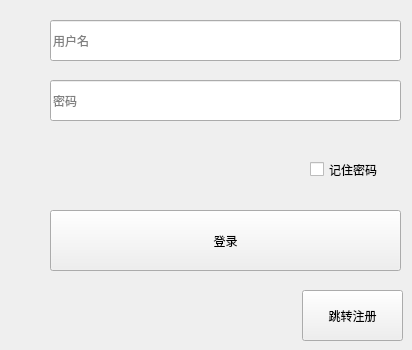
       <widget class="QWidget" name="page_3">
        <widget class="QCheckBox" name="rememberCheckBox">
         <property name="geometry">
          <rect>
           <x>310</x>
           <y>160</y>
           <width>87</width>
           <height>19</height>
          </rect>
         </property>
         <property name="text">
          <string>记住密码</string>
         </property>
        </widget>
        <widget class="QPushButton" name="pushButton_longinbtn">
         <property name="geometry">
          <rect>
           <x>302</x>
           <y>290</y>
           <width>101</width>
           <height>51</height>
          </rect>
         </property>
         <property name="text">
          <string>跳转注册</string>
         </property>
        </widget>
        <widget class="QPushButton" name="btn_signin">
         <property name="geometry">
          <rect>
           <x>50</x>
           <y>210</y>
           <width>351</width>
           <height>61</height>
          </rect>
         </property>
         <property name="cursor">
          <cursorShape>PointingHandCursor</cursorShape>
         </property>
         <property name="text">
          <string>登录</string>
         </property>
        </widget>
        <widget class="QLineEdit" name="lineEdit_username">
         <property name="geometry">
          <rect>
           <x>50</x>
           <y>20</y>
           <width>351</width>
           <height>41</height>
          </rect>
         </property>
         <property name="placeholderText">
          <string>用户名</string>
         </property>
        </widget>
        <widget class="QLineEdit" name="lineEdit_password">
         <property name="geometry">
          <rect>
           <x>50</x>
           <y>80</y>
           <width>351</width>
           <height>41</height>
          </rect>
         </property>
         <property name="placeholderText">
          <string>密码</string>
         </property>
        </widget>
       </widget>
